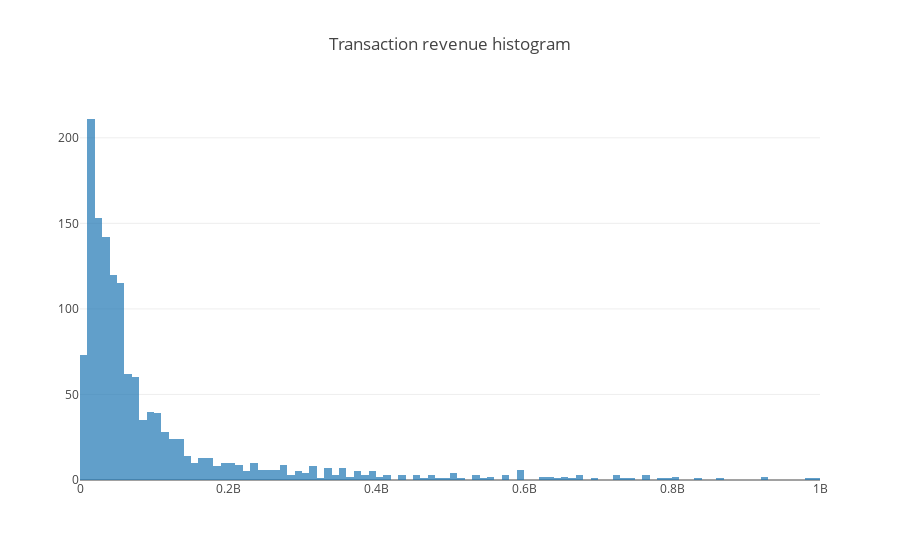

This figure's notebook cell:
### Code cell
# plotly charting
data = [go.Histogram(x = final.transactionRevenue.dropna(),
                    xbins=dict(start=0, end=10**9, size = 10000000), 
                    opacity = 0.7
                    )]


layout = go.Layout(title = 'Transaction revenue histogram')
fig = go.Figure(data, layout)
iplot(fig)

### Figure 1 — Plotly figure (JSON) as saved in the notebook; plotly's stock layout.template omitted (floating-point values rounded to 4 significant figures; data arrays with more than 128 entries replaced by an {"elided": "..."} marker saying what was removed)
{"data": [{"opacity": 0.7, "type": "histogram", "uid": "0bc270c6-55f0-426c-acc8-207efda686b7", "x": {"elided": "1399 str values"}, "xbins": {"end": 1000000000, "size": 10000000, "start": 0}}], "layout": {"title": "Transaction revenue histogram"}}
